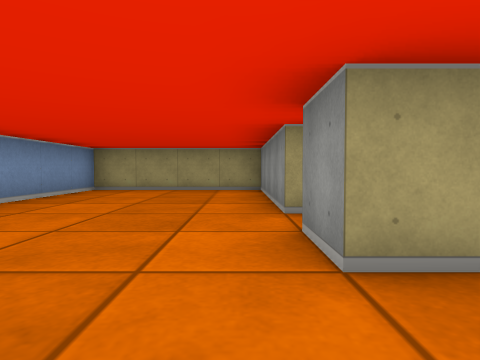
view 1 (above)

16 first-person views from a walk through a cub3D maze. The camera is about half as high as the walls, tilts 2° down and sees 75° across. The floor is counted in squares. Each view is taken from the middle of a square. On the plan, view 1 faces up. The plan holds only what a view shows up to about 9 squares ahead; the rest is blank.

view 2
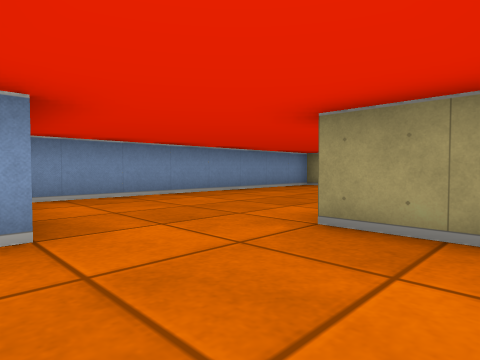

view 3
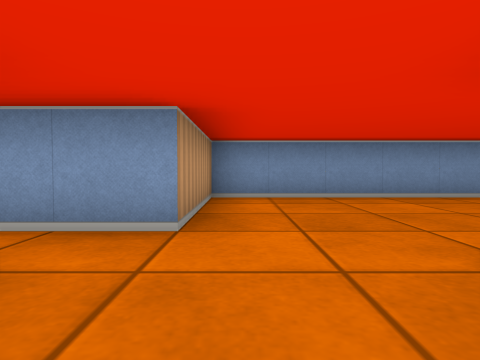

view 4
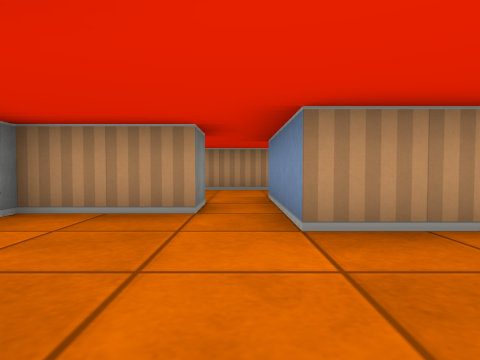

view 5
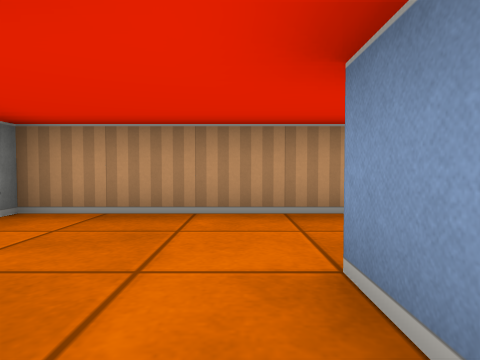

view 6
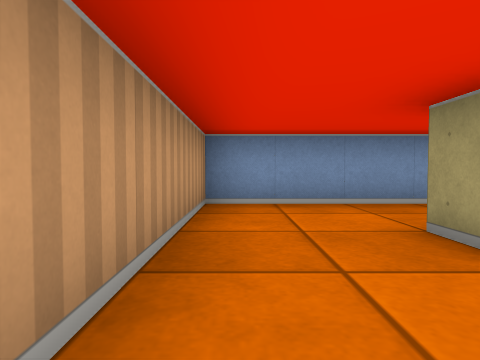

view 7
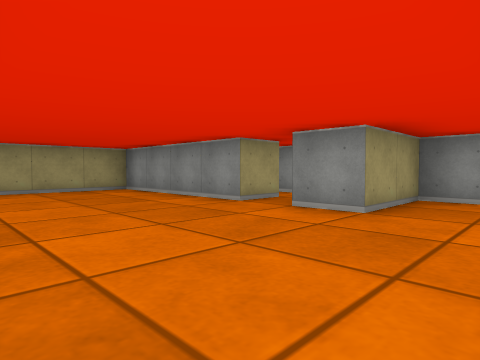

view 8
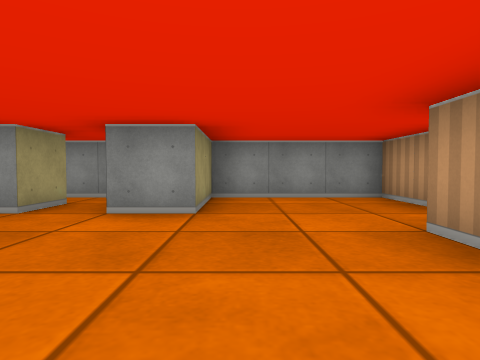

view 9
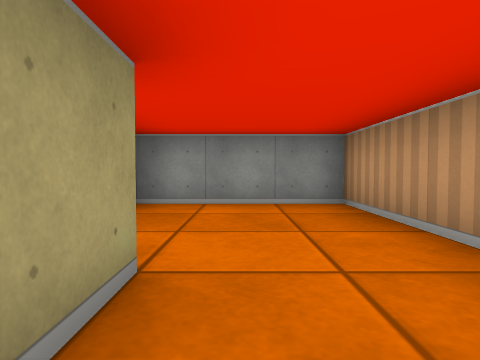

view 10
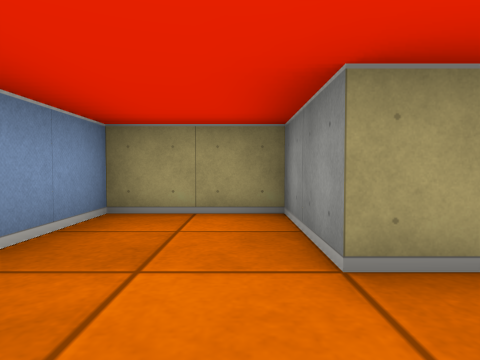

view 11
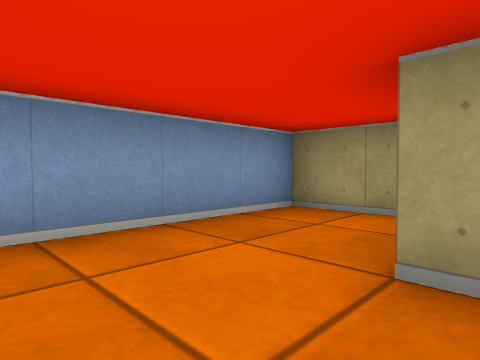

view 12
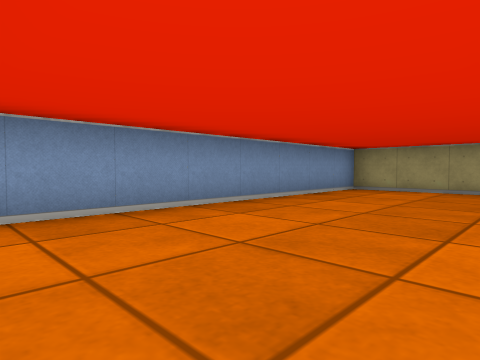

view 13
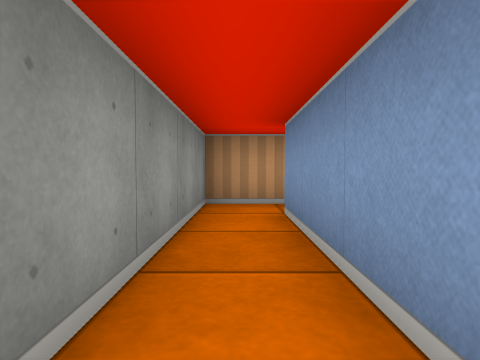

view 14
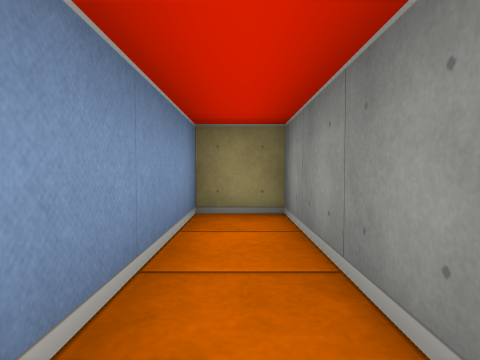

view 15
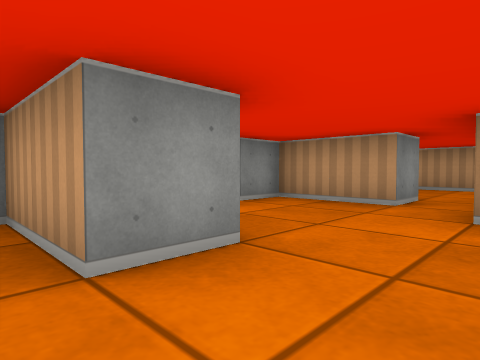

view 16
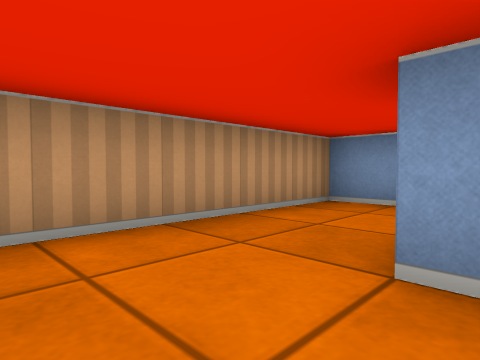

### Floor plan
Points are (right, up) in squares from view 1. A wall is a line through its corners. A room is listed if a view was taken in it or the views show most of it. See-through windows are left out.
Room 1 (views 1, 2, 3, 4, 5, 7, 8, 12, 15)
walls: (1.5, 3.5) (0.5, 3.5) (0.5, 7.5) (-3.5, 7.5) (-3.5, -0.5) (-0.5, -0.5) (-0.5, -2.5); (0.5, -2.5) (0.5, -1.5) (2.5, -1.5) (2.5, 1.5) (0.5, 1.5) (0.5, 2.5) (1.5, 2.5)
ways out: opening at (0, -2) to room 2; opening at (1, 3) to room 4
Room 2 (views 6, 16)
walls: (-0.5, -5.5) (2.5, -5.5) (2.5, -2.5); (-0.5, -2.5) (-0.5, -3.5)
ways out: opening at (0, -2) to room 1; opening at (-1, -4.5) to room 3
Room 3 (views 9, 10, 11)
walls: (-0.5, -3.5) (-1.5, -3.5) (-1.5, -1.5) (-3.5, -1.5) (-3.5, -5.5) (-0.5, -5.5)
ways out: opening at (-1, -4.5) to room 2
Room 4 (views 13, 14)
walls: (1.5, 2.5) (2.5, 2.5) (2.5, 7.5) (1.5, 7.5) (1.5, 3.5)
ways out: opening at (1, 3) to room 1

Where each view was taken, in squares from view 1:
view 1: 0 up, 0 right, facing up
view 2: 1 down, 2 right, facing up-left
view 3: 0 up, 2 right, facing left
view 4: 2 up, 0 right, facing down
view 5: 2 down, 0 right, facing down
view 6: 5 down, 1 right, facing left
view 7: 0 up, 3 left, facing up-right
view 8: 1 up, 3 left, facing right
view 9: 4 down, 2 left, facing right
view 10: 5 down, 2 left, facing up
view 11: 5 down, 1 left, facing up-left
view 12: 0 up, 0 right, facing up-left
view 13: 7 up, 2 right, facing down
view 14: 4 up, 2 right, facing up
view 15: 3 up, 1 left, facing down-right
view 16: 3 down, 1 right, facing down-left
